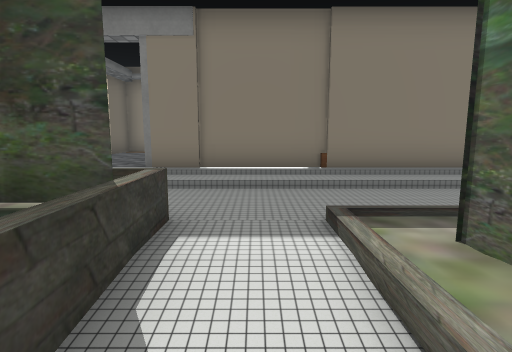
view 1 (above)

20 first-person views from a walk through a Unity game level. The camera is 1.2 m above the floor, tilts 8° down and sees 80° across. Doors are open. The floor is counted in squares, 1 m on a side. Each view is taken from the middle of a square. On the plan, view 1 faces up. The plan holds only what a view shows up to about 13 squares ahead; the rest is blank. The place goes on beyond the plan. The player character is not drawn. Some surface patterns are stand-ins.

view 2
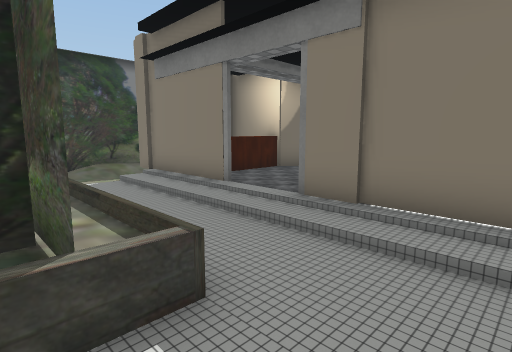

view 3
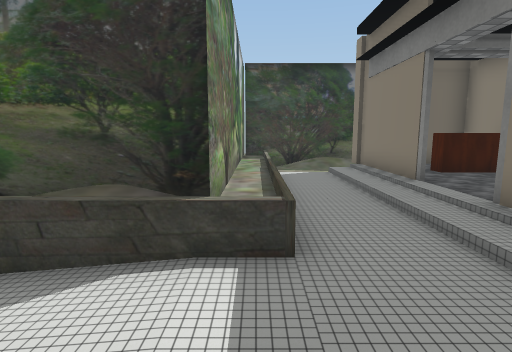

view 4
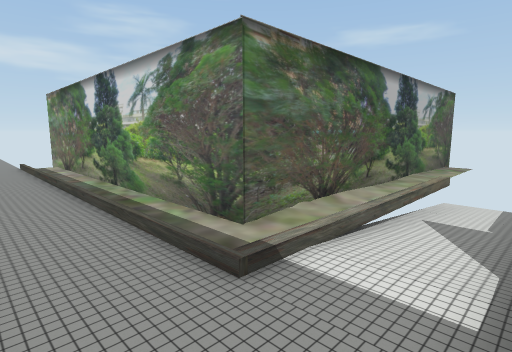

view 5
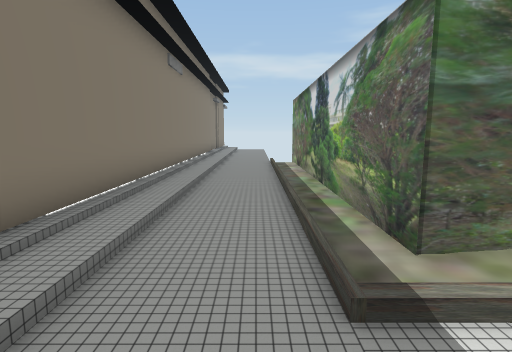

view 6
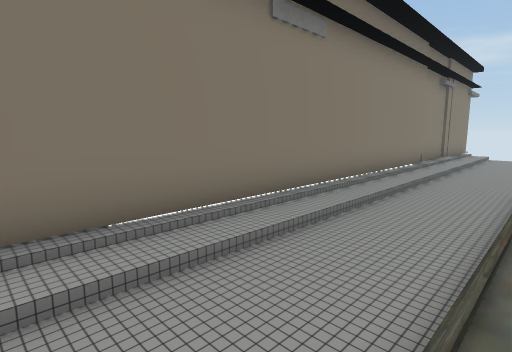

view 7
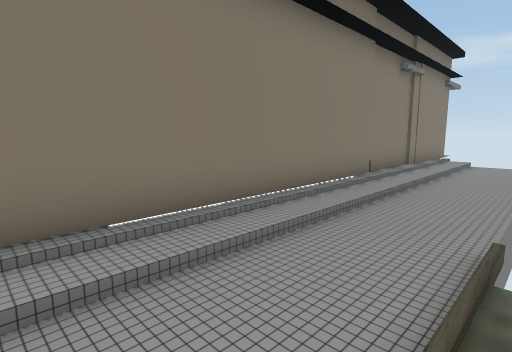

view 8
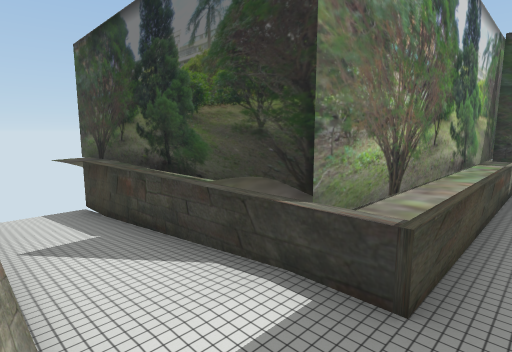

view 9
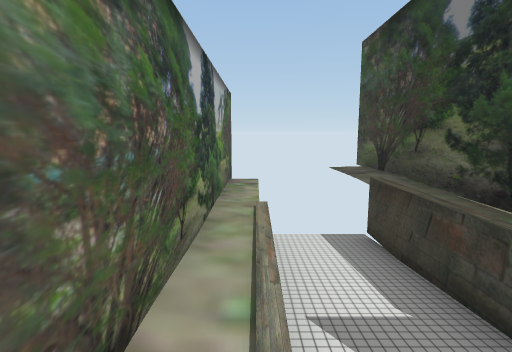

view 10
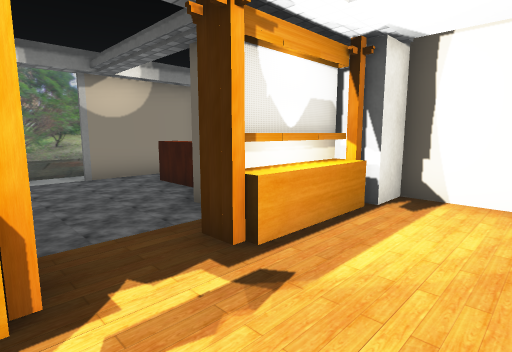

view 11
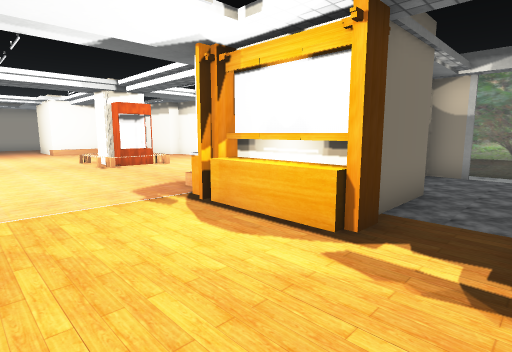

view 12
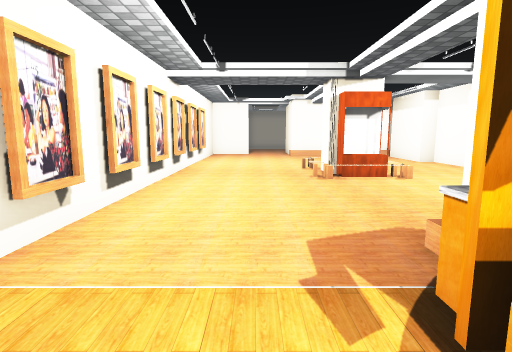

view 13
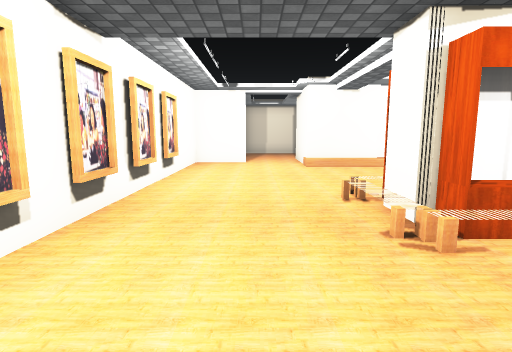

view 14
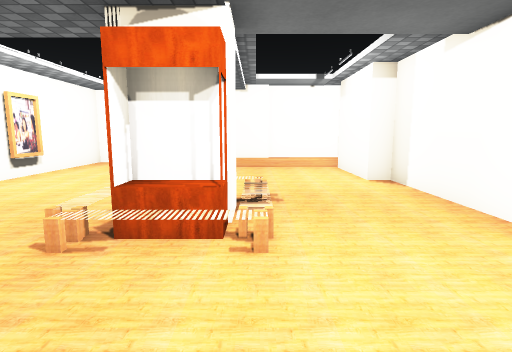

view 15
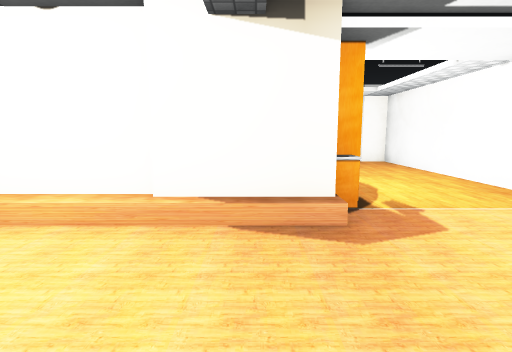

view 16
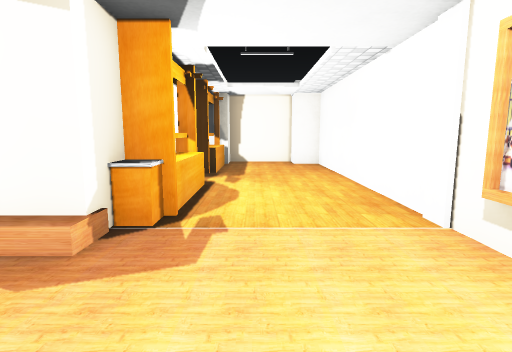

view 17
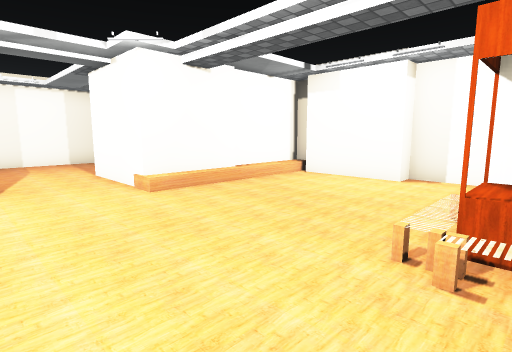

view 18
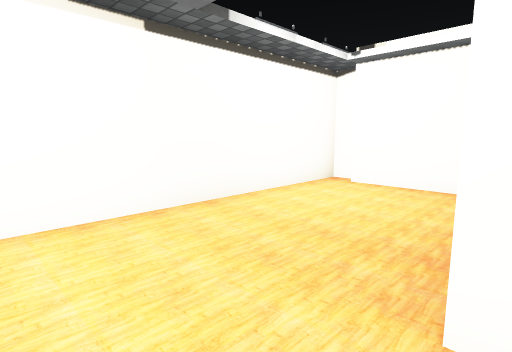

view 19
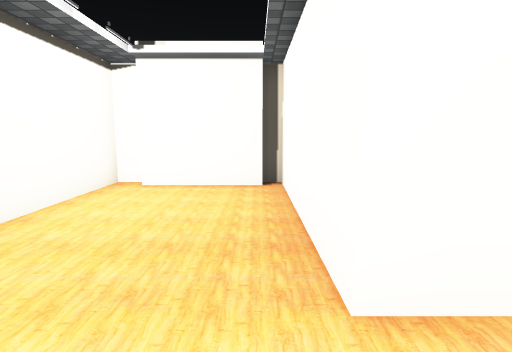

view 20
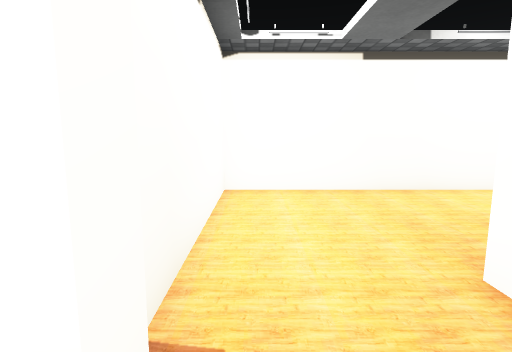

### Floor plan
Key: @ floor where view 1 was taken; # wall or solid block; . main floor; : floor 0.25 m higher than the main floor; - floor 0.25 m lower than the main floor; / step, stairs or slope; D open door; ^ raised ledge; O other object.
Columns run from 11 left of view 1 to 23 right of it. Each row starts with its distance up from view 1.
 17     #########################
 16    ##.......O...............#
 15    #........................#######
 14    #..............................#
 13    ##OO..OOO......................#
 12     #OO..#OOO/..../##/..../###....#
 11       #..#  #/..../OO/..../###....#
 10    ###...#  #/....////..../###....#
  9    #.^....  #/.. ........./###....#
  8     .^....  #/.  ........./###....#
  7 #//  ..DD.#######......##########.#
  6 #/-####DD##--##-########--------###
  5 #.-------------------------------
  4 #--------------------------------
  3 #^^^^^^^^^O-/---------
  2     ..:::^O /##########
  1          ^^ /#
  0          ^^@/#
 -1          ^^ /#
 -2          ^^ /#
 -3          ^^ .#
 -4          ^^  #
 -5          ^^
 -6          ^^

Where each view was taken, in squares from view 1:
view 1: 0 up, 0 right, facing up
view 2: 2 up, 1 right, facing up-left
view 3: 3 up, 2 right, facing left
view 4: 5 up, 1 left, facing down-right
view 5: 4 up, 1 left, facing right
view 6: 3 up, 4 right, facing up-right
view 7: 3 up, 8 right, facing up-right
view 8: 4 up, 1 right, facing down-left
view 9: 2 up, 1 right, facing down
view 10: 15 up, 2 left, facing down-left
view 11: 16 up, 4 left, facing down-right
view 12: 14 up, 1 left, facing right
view 13: 14 up, 4 right, facing right
view 14: 10 up, 4 right, facing right
view 15: 11 up, 6 right, facing left
view 16: 14 up, 5 right, facing left
view 17: 15 up, 9 right, facing down-right
view 18: 14 up, 18 right, facing down-right
view 19: 14 up, 19 right, facing down
view 20: 14 up, 16 right, facing right
